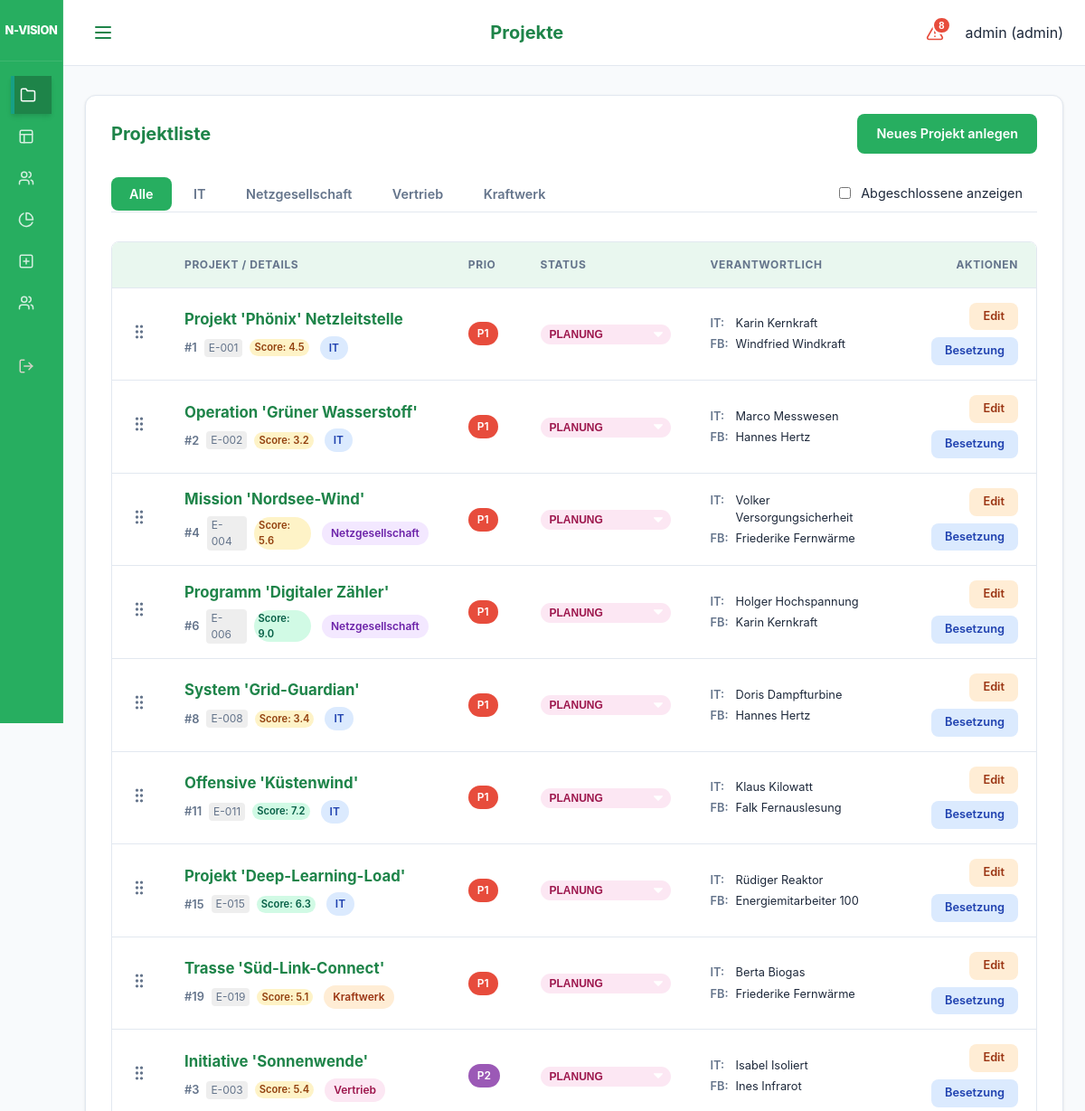
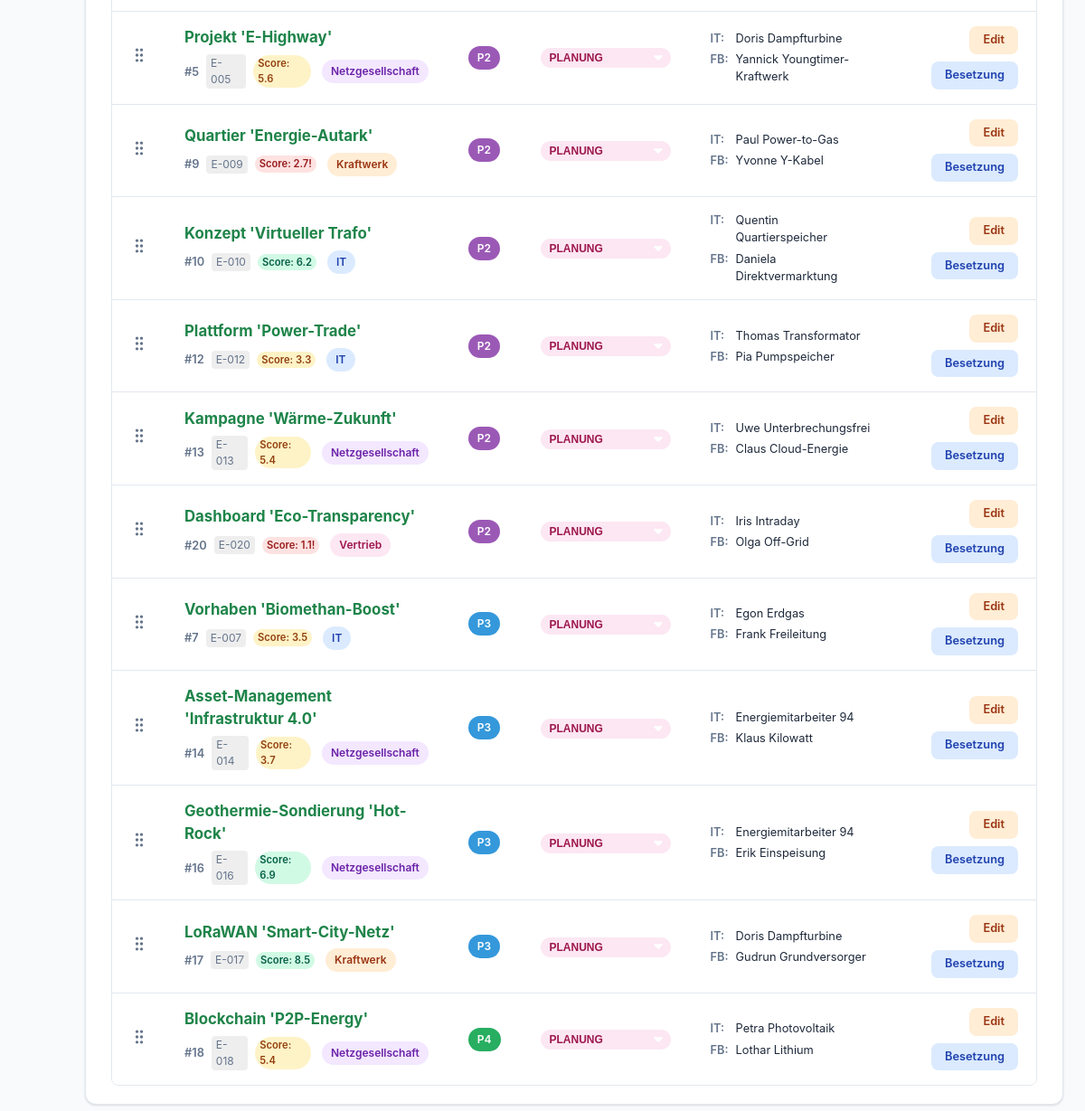
/ui/projects (signed in), run on the app's committed database (2 pictures, top to bottom).
### models.py (models this page shows)
class User(Base):
    __tablename__ = "users"
    id = Column(Integer, primary_key=True, index=True)
    username = Column(String, unique=True, index=True)
    hashed_password = Column(String)
    role = Column(Enum(UserRole), default=UserRole.EMPLOYEE)
    employee_id = Column(Integer, ForeignKey("employees.id"), nullable=True)
    is_active = Column(Boolean, default=True)
    employee = relationship("Employee", back_populates="user")

class Project(Base):
    __tablename__ = "projects"
    id = Column(Integer, primary_key=True, index=True)
    name = Column(String, index=True)
    description = Column(String, nullable=True)
    business_value = Column(String, nullable=True)
    internal_number = Column(String, nullable=True)
    division = Column(String, nullable=True) # "IT", "Netzgesellschaft", "Vertrieb", "Kraftwerk"
    start_date = Column(Date)
    end_date = Column(Date)
    priority = Column(Integer, default=1) # 1 highest
    status = Column(Enum(ProjectStatus), default=ProjectStatus.PLANNING)
    manager_id = Column(Integer, ForeignKey("employees.id"), nullable=True)
    responsible_it = Column(String, nullable=True)
    responsible_fb = Column(String, nullable=True)
    pab_approval = Column(Integer, default=0) # 0 = No, 1 = Yes (Legacy)
    pab_status = Column(Enum(PABStatus), default=PABStatus.EVALUATION)
    pab_rank = Column(Integer, default=999)
    cats_number = Column(String, nullable=True)
    pt_intern_pab = Column(Float, default=0.0)
    pt_intern_planned = Column(Float, default=0.0)
    pt_extern_planned = Column(Float, default=0.0)
    economic_score = Column(Float, default=0.0) # 0.0 to 10.0
    business_case = Column(String, nullable=True)
    staffings = relationship("Staffing", back_populates="project")
    bookings = relationship("Booking", back_populates="project")
    milestones = relationship("Milestone", back_populates="project", cascade="all, delete-orphan")
    pab_comments = relationship("ProjectComment", back_populates="project", cascade="all, delete-orphan")

### main.py (the view)
@app.get("/ui/projects", response_class=HTMLResponse)
def ui_projects(request: Request, division: Optional[str] = None, show_completed: bool = Query(False), db: Session = Depends(get_db)):
    if not request.state.user:
        return RedirectResponse(url="/login")
    if request.state.user.role == models.UserRole.ADMIN:
        query = db.query(models.Project)
    else:
        query = db.query(models.Project).join(models.Staffing).filter(models.Staffing.employee_id == request.state.user.employee_id)
    if division:
        query = query.filter(models.Project.division == division)
    if not show_completed:
        query = query.filter(models.Project.status != models.ProjectStatus.COMPLETED)
    projects = query.all()
    for p in projects:
        p.progress = calculate_project_progress(p, db)
    return templates.TemplateResponse(
        request=request, name="projects.html", context={
            "projects": projects,
            "active_page": "projects",
            "user": request.state.user,
            "selected_division": division,
            "show_completed": show_completed
        }
    )

### templates/projects.html (shortened to what this page needs)
{% extends "base.html" %}
{% set title = "Projekte" %}
{% block content %}
<div class="card">
    <div class="project-table-header">
        <h2>Projektliste</h2>
        {% if request.state.user and request.state.user.role.value == 'admin' %}
        <a href="/ui/projects/add" class="btn btn-primary">Neues Projekt anlegen</a>
        {% endif %}
    </div>
    <div class="tabs">
        <div style="display: flex; justify-content: space-between; align-items: center; width: 100%;">
            <div>
                <a href="/ui/projects?{% if show_completed %}show_completed=true{% endif %}" class="tab-item {% if not selected_division %}active{% endif %}">Alle</a>
                <a href="/ui/projects?division=IT{% if show_completed %}&show_completed=true{% endif %}" class="tab-item {% if selected_division == 'IT' %}active{% endif %}">IT</a>
                <a href="/ui/projects?division=Netzgesellschaft{% if show_completed %}&show_completed=true{% endif %}" class="tab-item {% if selected_division == 'Netzgesellschaft' %}active{% endif %}">Netzgesellschaft</a>
                <a href="/ui/projects?division=Vertrieb{% if show_completed %}&show_completed=true{% endif %}" class="tab-item {% if selected_division == 'Vertrieb' %}active{% endif %}">Vertrieb</a>
                <a href="/ui/projects?division=Kraftwerk{% if show_completed %}&show_completed=true{% endif %}" class="tab-item {% if selected_division == 'Kraftwerk' %}active{% endif %}">Kraftwerk</a>
            </div>
            <div style="padding-right: 1rem;">
                <label style="display: flex; align-items: center; gap: 0.5rem; font-size: 0.9rem; cursor: pointer;">
                    <input type="checkbox" id="showCompletedCheck" {% if show_completed %}checked{% endif %} onchange="toggleCompleted(this)">
                    Abgeschlossene anzeigen
                </label>
            </div>
        </div>
    </div>
    <div class="modern-table-wrapper">
        <table class="modern-table">
            <thead>
                <tr>
                    {% if request.state.user and request.state.user.role.value == 'admin' %}
                    <th style="width: 40px;"></th>
                    {% endif %}
                    <th data-label="Projekt">Projekt / Details</th>
                    <th data-label="Prio" style="width: 60px;">Prio</th>
                    <th data-label="Status" style="width: 120px;">Status</th>
                    <th data-label="Verantwortlich" class="hide-on-tablet">Verantwortlich</th>
                    <th style="text-align: right;" data-label="Aktionen">Aktionen</th>
                </tr>
            </thead>
            <tbody id="project-table-body">
                {% for p in projects|sort(attribute='priority') %}
                <tr data-id="{{ p.id }}" class="{% if request.state.user and request.state.user.role.value == 'admin' %}draggable-row{% endif %}">
                    {% if request.state.user and request.state.user.role.value == 'admin' %}
                    <td class="drag-handle" style="cursor: grab; color: var(--text-muted); text-align: center;" data-label="Sort">
                    </td>
                    {% endif %}
                    <td data-label="Projekt">
                        <div style="display: flex; flex-direction: column;">
                            <a href="/ui/projects/{{ p.id }}" class="project-name-link">{{ p.name }}</a>
                            <div style="margin-top: 0.35rem; display: flex; align-items: center; gap: 0.5rem;">
                                <span style="font-weight: 600; font-size: 0.8rem; color: var(--text-muted);">#{{ p.id }}</span>
                                {% if p.internal_number %}
                                <small style="color: var(--text-muted); background: #eee; padding: 1px 5px; border-radius: 4px;">{{ p.internal_number }}</small>
                                {% endif %}
                                {% if p.economic_score is not none %}
                                    {% if p.economic_score < 3 %}
                                        <span class="badge" style="background-color: #fee2e2; color: #991b1b; font-size: 0.7rem; padding: 1px 5px;" title="Kritische Wirtschaftlichkeit">Score: {{ p.economic_score }}!</span>
                                    {% elif p.economic_score < 6 %}
                                        <span class="badge" style="background-color: #fef3c7; color: #92400e; font-size: 0.7rem; padding: 1px 5px;">Score: {{ p.economic_score }}</span>
                                    {% else %}
                                        <span class="badge" style="background-color: #d1fae5; color: #065f46; font-size: 0.7rem; padding: 1px 5px;">Score: {{ p.economic_score }}</span>
                                    {% endif %}
                                {% endif %}
                                {% if p.division == 'IT' %}
                                    <span class="badge badge-it">{{ p.division }}</span>
                                {% elif p.division == 'Netzgesellschaft' %}
                                    <span class="badge badge-netz">{{ p.division }}</span>
                                {% elif p.division == 'Vertrieb' %}
                                    <span class="badge badge-vertrieb">{{ p.division }}</span>
                                {% elif p.division == 'Kraftwerk' %}
                                    <span class="badge badge-kraftwerk">{{ p.division }}</span>
                                {% else %}
                                    <span class="badge badge-default">{{ p.division if p.division else '-' }}</span>
                                {% endif %}
                            </div>
                        </div>
                    </td>
                    <td data-label="Prio">
                        {% if p.priority == 1 %}
                                <span class="badge" style="background-color: var(--danger); color: white;">P1</span>
                                {% elif p.priority == 2 %}
                                <span class="badge" style="background-color: var(--warning); color: white;">P2</span>
                                {% elif p.priority == 3 %}
                                <span class="badge" style="background-color: var(--info); color: white;">P3</span>
                                {% elif p.priority == 4 %}
                                <span class="badge" style="background-color: var(--success); color: white;">P4</span>
                        {% else %}
                            <span class="badge badge-default">P{{ p.priority }}</span>
                        {% endif %}
                    </td>
                    <td data-label="Status">
                        <div style="display: flex; flex-direction: column; gap: 0.4rem;">
                            {% if request.state.user and request.state.user.role.value == 'admin' %}
                            <form action="/ui/projects/{{ p.id }}/status" method="post" id="status-form-{{ p.id }}">
                                <select name="status" class="badge status-{{ p.status.value.replace('_', '-') }}"
                                        style="align-self: flex-start; border: none; cursor: pointer; appearance: none; -webkit-appearance: none; padding-right: 1.5rem; background-repeat: no-repeat; background-position: right 0.5rem top 50%; background-size: 0.65rem auto;"
                                        onchange="this.form.submit()">
                                    <option value="planning" {% if p.status.value == "planning" %}selected{% endif %}>PLANUNG</option>
                                </select>
                            </form>
                            {% endif %}
                        </div>
                    </td>
                    <td data-label="Verantwortlich" class="hide-on-tablet">
                        <div class="responsible-info">
                            <span class="responsible-label">IT:</span> <span>{{ p.responsible_it if p.responsible_it else '-' }}</span>
                            <span class="responsible-label">FB:</span> <span>{{ p.responsible_fb if p.responsible_fb else '-' }}</span>
                        </div>
                    </td>
                    <td style="text-align: right;" data-label="Aktionen">
                        <div class="action-buttons" style="justify-content: flex-end;">
                            {% if request.state.user and request.state.user.role.value == 'admin' %}
                            <a href="/ui/projects/{{ p.id }}/edit" class="btn btn-small btn-edit" title="Bearbeiten">Edit</a>
                            <a href="/ui/staffing/add?project_id={{ p.id }}" class="btn btn-small btn-staffing" title="Projektmitglieder benennen">Besetzung</a>
                            {% endif %}
                        </div>
                    </td>
                </tr>
                {% endfor %}
            </tbody>
        </table>
    </div>
</div>
{% endblock %}

### templates/base.html (shortened to what this page needs)
<!DOCTYPE html>
<html lang="de">
<head>
    <link rel="stylesheet" href="{{ static_url('/static/styles.css') }}">
</head>
<body>
<div class="app-layout">
    <aside class="sidebar">
        <div class="sidebar-header">
            <div class="brand-title">N-VISION</div>
        </div>
        <nav class="sidebar-nav">
            <div class="nav-group">
                <a href="/ui/projects" class="{% if active_page == 'projects' %}active{% endif %}" title="Projekte">
                    <svg xmlns="http://www.w3.org/2000/svg" width="18" height="18" viewBox="0 0 24 24" fill="none" stroke="currentColor" stroke-width="2" stroke-linecap="round" stroke-linejoin="round" class="nav-icon"><path d="M22 19a2 2 0 0 1-2 2H4a2 2 0 0 1-2-2V5a2 2 0 0 1 2-2h5l2 3h9a2 2 0 0 1 2 2z"/></svg>
                </a>
                <a href="/" class="{% if active_page == 'heatmap' %}active{% endif %}" title="Heatmap">
                    <svg xmlns="http://www.w3.org/2000/svg" width="18" height="18" viewBox="0 0 24 24" fill="none" stroke="currentColor" stroke-width="2" stroke-linecap="round" stroke-linejoin="round" class="nav-icon"><rect width="18" height="18" x="3" y="3" rx="2"/><path d="M3 9h18"/><path d="M9 21V9"/></svg>
                </a>
                <a href="/ui/pab" class="{% if active_page == 'pab' %}active{% endif %}" title="Public Advisory Board">
                </a>
                <a href="/ui/reports" class="{% if active_page == 'reports' %}active{% endif %}" title="Reports">
                    <svg xmlns="http://www.w3.org/2000/svg" width="18" height="18" viewBox="0 0 24 24" fill="none" stroke="currentColor" stroke-width="2" stroke-linecap="round" stroke-linejoin="round" class="nav-icon"><path d="M21.21 15.89A10 10 0 1 1 8 2.83"></path><path d="M22 12A10 10 0 0 0 12 2v10z"></path></svg>
                </a>
                {% if request.state.user and request.state.user.role.value == 'admin' %}
                <a href="/ui/projects/add" class="{% if active_page == 'project_add' %}active{% endif %}" title="Projekt anlegen">
                    <svg xmlns="http://www.w3.org/2000/svg" width="18" height="18" viewBox="0 0 24 24" fill="none" stroke="currentColor" stroke-width="2" stroke-linecap="round" stroke-linejoin="round" class="nav-icon"><rect width="18" height="18" x="3" y="3" rx="2"/><path d="M12 8v8"/><path d="M8 12h8"/></svg>
                </a>
                <a href="/ui/employees" class="{% if active_page == 'employees' %}active{% endif %}" title="Mitarbeiter">
                </a>
                {% endif %}
            </div>
            <div class="nav-group" style="margin-top: auto;">
                <a href="/logout" class="nav-logout" title="Abmelden">
                </a>
            </div>
        </nav>
    </aside>
    <div class="main-wrapper">
        <header class="top-bar">
            <button class="menu-toggle" id="menuToggle" aria-label="Menü öffnen">
                <svg xmlns="http://www.w3.org/2000/svg" width="24" height="24" viewBox="0 0 24 24" fill="none" stroke="currentColor" stroke-width="2" stroke-linecap="round" stroke-linejoin="round"><line x1="4" x2="20" y1="12" y2="12"/><line x1="4" x2="20" y1="6" y2="6"/><line x1="4" x2="20" y1="18" y2="18"/></svg>
            </button>
            <h1 class="page-title">{{ title if title else "N-VISION" }}</h1>
            <div class="user-info" style="display: flex; align-items: center; gap: 1rem;">
                {% if request.state.user %}
                {% set criticals = get_critical_projects(request) %}
                <button class="critical-trigger" id="criticalTrigger" title="Kritische Projekte">
                    {% if criticals|length > 0 %}
                    <span class="critical-badge">{{ criticals|length }}</span>
                    {% endif %}
                </button>
                {% endif %}
                <span>{{ request.state.user.username if request.state.user else "Gast" }} ({{ request.state.user.role.value if request.state.user else "" }})</span>
            </div>
        </header>
        <main class="content-area">
            {% block content %}{% endblock %}
        </main>
    </div>
</div>
</body>
</html>

### data on the page
User: state.user "admin", state.user.role "admin"
Project: name "Projekt 'Phönix' Netzleitstelle", id "1", internal_number "E-001", economic_score "4.5", division "IT", priority "P1", status "PLANUNG", responsible_it "Karin Kernkraft", responsible_fb "Windfried Windkraft"
Project: name "Operation 'Grüner Wasserstoff'", id "2", internal_number "E-002", economic_score "3.2", division "IT", priority "P1", status "PLANUNG", responsible_it "Marco Messwesen", responsible_fb "Hannes Hertz"
Project: name "Mission 'Nordsee-Wind'", id "4", internal_number "E-004", economic_score "5.6", division "Netzgesellschaft", priority "P1", status "PLANUNG", responsible_it "Volker Versorgungsicherheit", responsible_fb "Friederike Fernwärme"
Project: name "Programm 'Digitaler Zähler'", id "6", internal_number "E-006", economic_score "9.0", division "Netzgesellschaft", priority "P1", status "PLANUNG", responsible_it "Holger Hochspannung", responsible_fb "Karin Kernkraft"
Project: name "System 'Grid-Guardian'", id "8", internal_number "E-008", economic_score "3.4", division "IT", priority "P1", status "PLANUNG", responsible_it "Doris Dampfturbine", responsible_fb "Hannes Hertz"
Project: name "Offensive 'Küstenwind'", id "11", internal_number "E-011", economic_score "7.2", division "IT", priority "P1", status "PLANUNG", responsible_it "Klaus Kilowatt", responsible_fb "Falk Fernauslesung"
Project: name "Projekt 'Deep-Learning-Load'", id "15", internal_number "E-015", economic_score "6.3", division "IT", priority "P1", status "PLANUNG", responsible_it "Rüdiger Reaktor", responsible_fb "Energiemitarbeiter 100"
Project: name "Trasse 'Süd-Link-Connect'", id "19", internal_number "E-019", economic_score "5.1", division "Kraftwerk", priority "P1", status "PLANUNG", responsible_it "Berta Biogas", responsible_fb "Friederike Fernwärme"
Project: name "Initiative 'Sonnenwende'", id "3", internal_number "E-003", economic_score "5.4", division "Vertrieb", priority "P2", status "PLANUNG", responsible_it "Isabel Isoliert", responsible_fb "Ines Infrarot"
Project: name "Projekt 'E-Highway'", id "5", internal_number "E-005", economic_score "5.6", division "Netzgesellschaft", priority "P2", status "PLANUNG", responsible_it "Doris Dampfturbine", responsible_fb "Yannick Youngtimer-Kraftwerk"
Project: name "Quartier 'Energie-Autark'", id "9", internal_number "E-009", economic_score "2.7", division "Kraftwerk", priority "P2", status "PLANUNG", responsible_it "Paul Power-to-Gas", responsible_fb "Yvonne Y-Kabel"
Project: name "Konzept 'Virtueller Trafo'", id "10", internal_number "E-010", economic_score "6.2", division "IT", priority "P2", status "PLANUNG", responsible_it "Quentin Quartierspeicher", responsible_fb "Daniela Direktvermarktung"
Project: name "Plattform 'Power-Trade'", id "12", internal_number "E-012", economic_score "3.3", division "IT", priority "P2", status "PLANUNG", responsible_it "Thomas Transformator", responsible_fb "Pia Pumpspeicher"
Project: name "Kampagne 'Wärme-Zukunft'", id "13", internal_number "E-013", economic_score "5.4", division "Netzgesellschaft", priority "P2", status "PLANUNG", responsible_it "Uwe Unterbrechungsfrei", responsible_fb "Claus Cloud-Energie"
Project: name "Dashboard 'Eco-Transparency'", id "20", internal_number "E-020", economic_score "1.1", division "Vertrieb", priority "P2", status "PLANUNG", responsible_it "Iris Intraday", responsible_fb "Olga Off-Grid"
Project: name "Vorhaben 'Biomethan-Boost'", id "7", internal_number "E-007", economic_score "3.5", division "IT", priority "P3", status "PLANUNG", responsible_it "Egon Erdgas", responsible_fb "Frank Freileitung"
Project: name "Asset-Management 'Infrastruktur 4.0'", id "14", internal_number "E-014", economic_score "3.7", division "Netzgesellschaft", priority "P3", status "PLANUNG", responsible_it "Energiemitarbeiter 94", responsible_fb "Klaus Kilowatt"
Project: name "Geothermie-Sondierung 'Hot-Rock'", id "16", internal_number "E-016", economic_score "6.9", division "Netzgesellschaft", priority "P3", status "PLANUNG", responsible_it "Energiemitarbeiter 94", responsible_fb "Erik Einspeisung"
Project: name "LoRaWAN 'Smart-City-Netz'", id "17", internal_number "E-017", economic_score "8.5", division "Kraftwerk", priority "P3", status "PLANUNG", responsible_it "Doris Dampfturbine", responsible_fb "Gudrun Grundversorger"
Project: name "Blockchain 'P2P-Energy'", id "18", internal_number "E-018", economic_score "5.4", division "Netzgesellschaft", priority "P4", status "PLANUNG", responsible_it "Petra Photovoltaik", responsible_fb "Lothar Lithium"

### other printed values
{{ title if title else "N-VISION" }} "Projekte"
{{ criticals|length }} "8"
